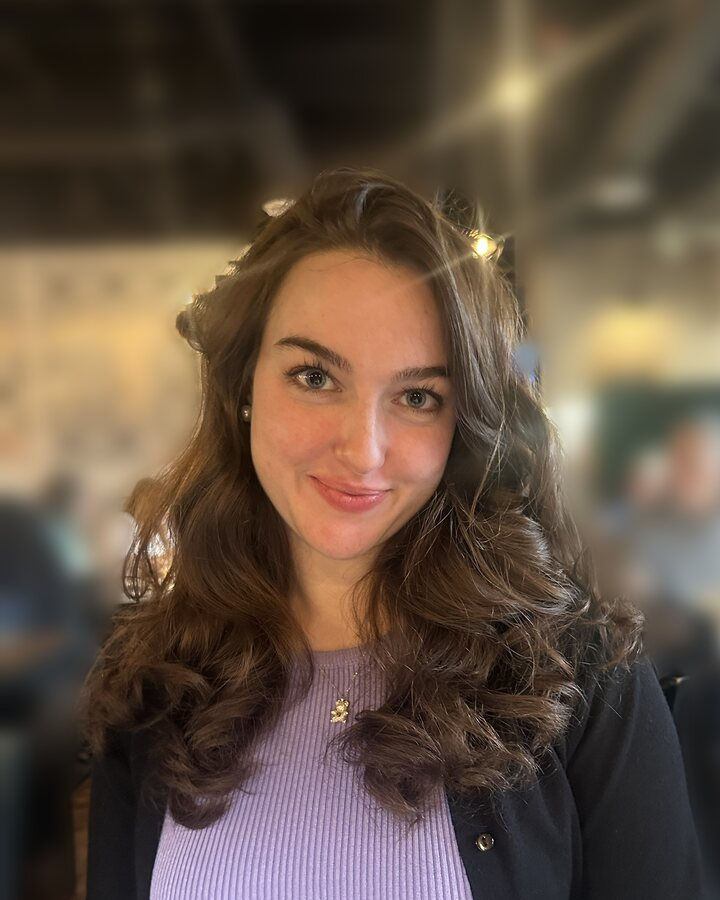
#> input picture images/amanda-home.jpg, 720 x 900 px, given in place of e5966b35-image.png, which was not available
$ python crop-rows.py out.png ../../images
#> lines starting #> are read from the running program, lines starting #| are printed output that depends on the picture; pictures that were not available may be replaced by others from this repository, and a replacement may not be noted
import sys
from PIL import Image, ImageFilter, ImageDraw, ImageChops
U=(sys.argv[2].rstrip('/')+'/') if len(sys.argv)>2 else './'
OUT=sys.argv[1]
S=1290/923
seps={'faith':[378,537,698,864,1032,1198,1372,1545,1720,1935],'food':[322,485,646,812,980,1146,1318,1492,1667,1890]}
xr={'faith':(145,450),'food':(178,462)}
over={('food',9):(1606,1890),('food',8):(1494,1645),('faith',9):(1722,1940)}
src={'faith':'e5966b35-image.png','food':'8bbd262a-image.png'}
for cat in src:
    im=Image.open(U+src[cat]).convert('RGB')
#> im is the input picture: PIL image 720x900 RGB; mean R, G, B 98, 80.5, 66.3
    for lv in range(1,10):
        y0,y1=over.get((cat,lv),(seps[cat][lv-1]+4,seps[cat][lv]-4))
        x0,x1=xr[cat]
        c=im.crop(tuple(int(v*S) for v in (x0,y0,x1,y1)))
        c=c.resize((560,int(560*c.size[1]/c.size[0])),Image.LANCZOS)
        w,h=c.size
        m=Image.new('L',(w,h),0); d=ImageDraw.Draw(m)
        d.rounded_rectangle((18,8,w-18,h-8),radius=26,fill=255)
        m=m.filter(ImageFilter.GaussianBlur(10))
        c.putalpha(m)
        c.save(f'{OUT}/{cat}-{lv}.webp','WEBP',quality=90,method=6)
#> this loop made 9 passes
#> pass 1, `c=im.crop(tuple(int(v*S) for v in (x0,y0,x1,y1)))`:
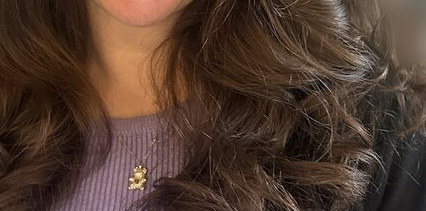
#> c: PIL image 426x211 RGB; mean R, G, B 79.6, 57.8, 45.5
#> pass 1, `m=m.filter(ImageFilter.GaussianBlur(10))`:
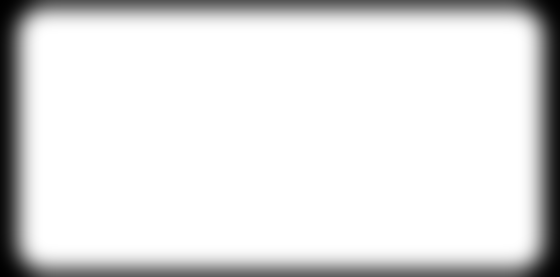
#> m: PIL image 560x277 L; min 0, max 255, mean 223.8
#> after the loop:
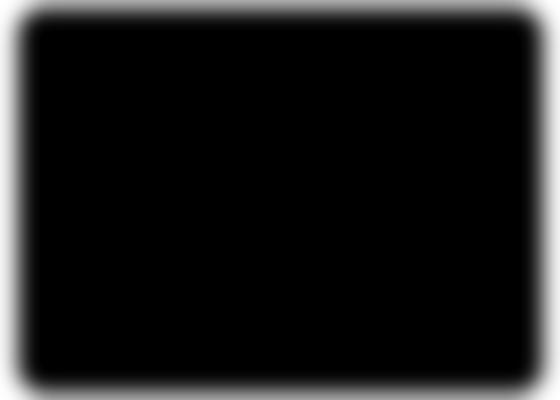
#> c: PIL image 560x400 RGBA; mean R, G, B, A 0, 0, 0, 228.5; transparent parts drawn white
#> after the loop:
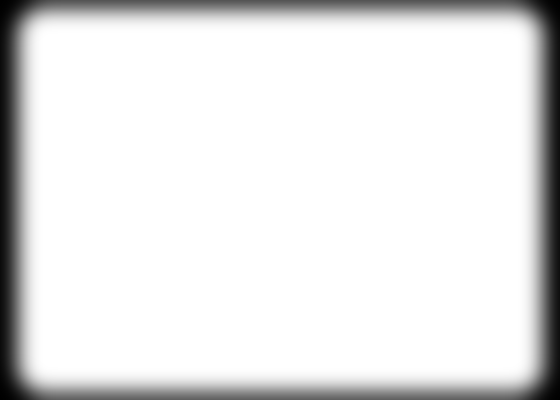
#> m: PIL image 560x400 L; min 0, max 255, mean 228.5
#> pass 2 of the loop `for cat in src:`:
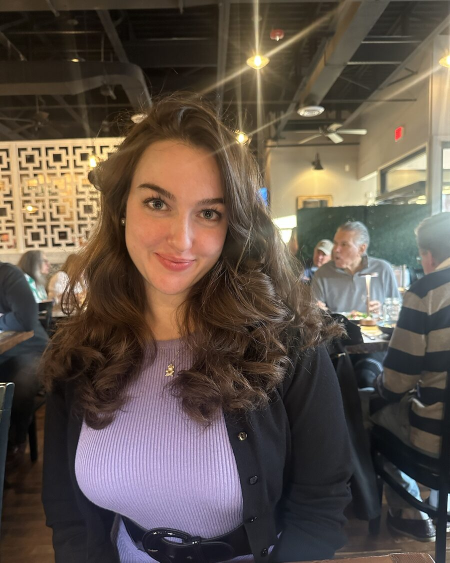
#> input picture images/amanda.jpg, 900 x 1125 px, given in place of 8bbd262a-image.png, which was not available (shown at 1/2 size)
#> im is the input picture: PIL image 900x1125 RGB; mean R, G, B 95.5, 83.1, 74.2
#> after the loop `for lv in range(1,10):`:
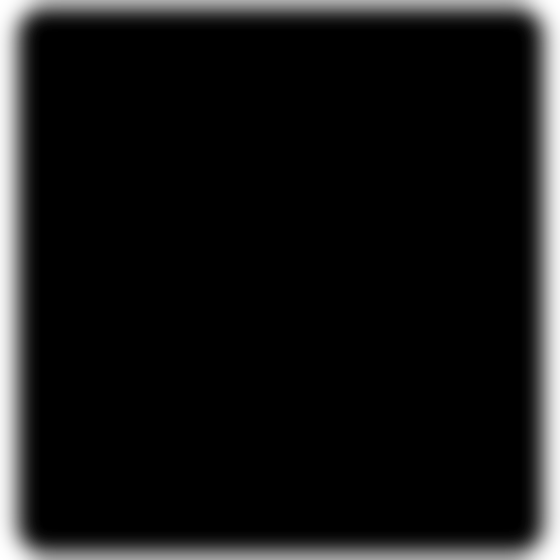
#> c: PIL image 560x560 RGBA; mean R, G, B, A 0, 0, 0, 231.5; transparent parts drawn white
#> after the loop `for lv in range(1,10):`:
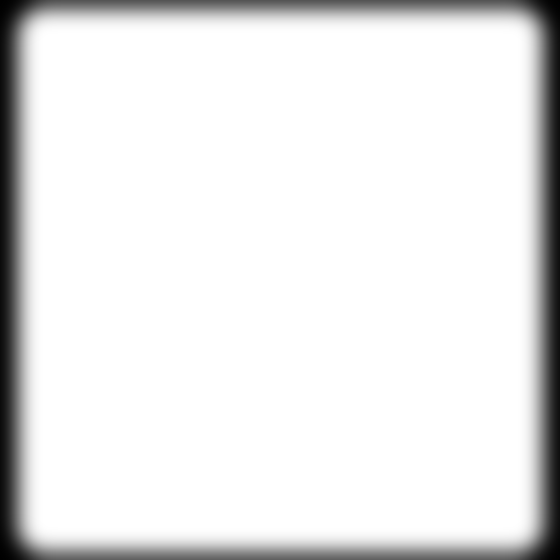
#> m: PIL image 560x560 L; min 0, max 255, mean 231.5
print('ok')
